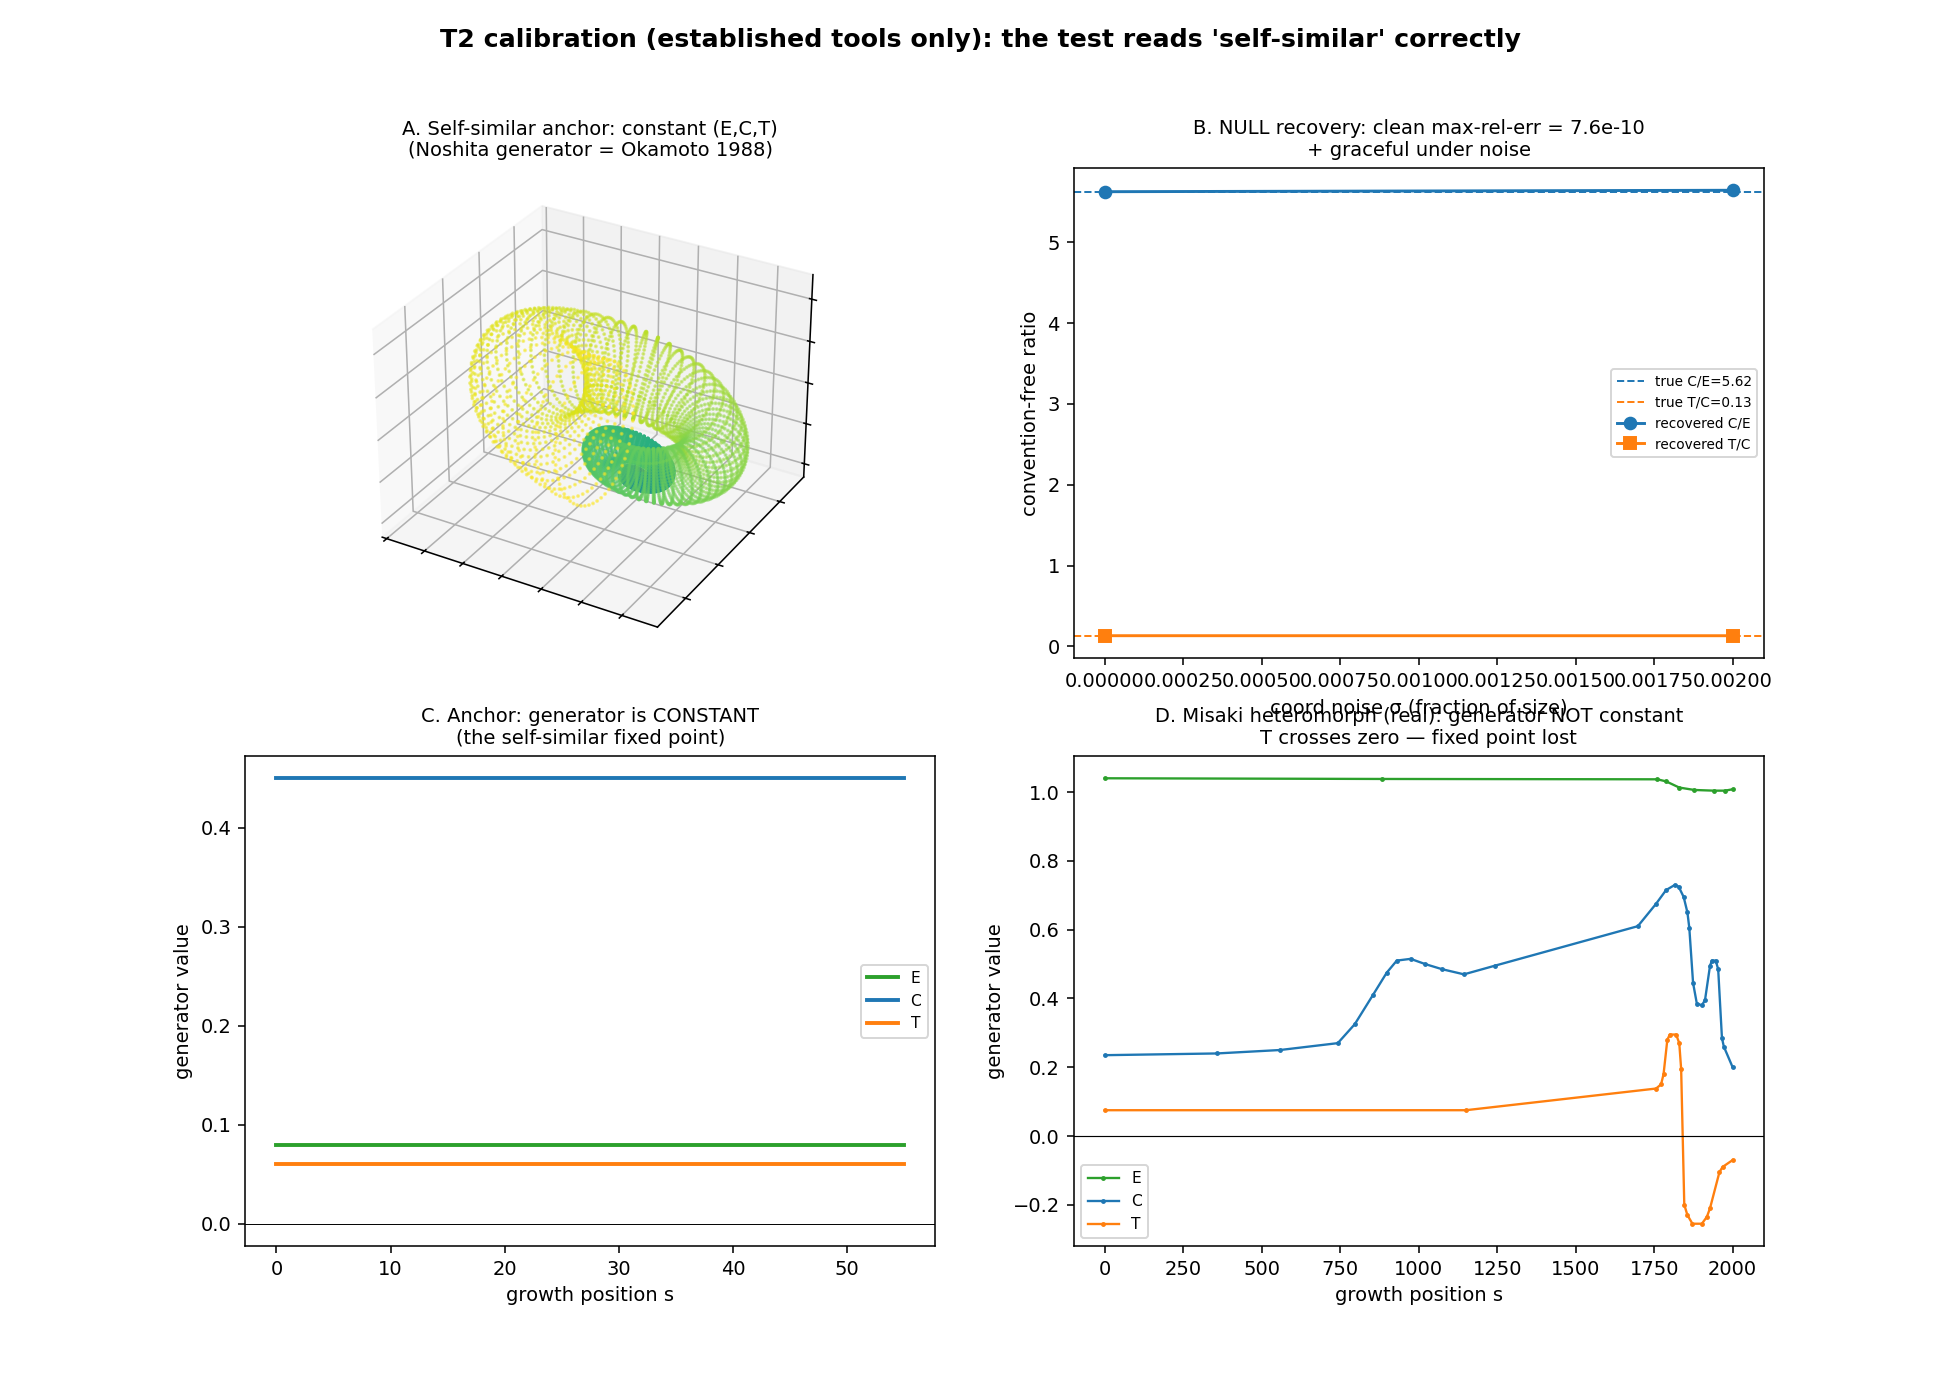

Reproduce this figure in Python.
"""
T2 calibration / null test — using only established tools.

Goal: before any real shell, prove the test "is the growing-tube generator (E,C,T)
constant along growth?" reads SELF-SIMILAR correctly.

Tools (all imported, none bespoke):
  - generator + E-fit: Noshita's `growing_tube_model_estimation` package (Okamoto 1988 model)
  - C,T fitter: Noshita's `parameter_estimation.ipynb` (lifted verbatim, credited below)
  - heteromorph reference: Misaki, Okamoto & Maeda 2023 Data_2 (real E/C/T(s), CC0)

The synthetic SELF-SIMILAR shell = constant (E,C,T) fed to Noshita's generator.
The NULL = run the estimator back on it and recover the constants.
"""
import sys, numpy as np
from pathlib import Path
from scipy.optimize import curve_fit
from scipy.spatial.transform import Rotation as Rot
import matplotlib
matplotlib.use("Agg")
import matplotlib.pyplot as plt

PKG = r"H:\character-framework\data\shell\noshita_growing_tube\growing_tube_model_estimation-main"
sys.path.insert(0, PKG)
from growing_tube_model_estimation.growing_tube._growing_tube_model import growing_tube_model
from growing_tube_model_estimation.growing_tube._growting_tube_estimation import estimate_gt_e_and_r0

OUT = Path(r"H:\character-framework\experiments")
MISAKI = Path(r"H:\character-framework\data\shell\doi_10_5061_dryad_q573n5tnz__v20230815"
              r"\Data_2_Parameter_values_of_the_growing_tube_model_for_each_morphotype.csv")

# ---- Noshita's centerline generator + C,T estimator (verbatim from his notebook) ----
def gt_generating_spiral(s, e, c, t, r0=1, p0=np.zeros(3), R0=np.identity(3)):
    E_g, C_g, T_g = e, c, t
    D = np.sqrt(C_g**2 + T_g**2)
    ED3E2pD2 = E_g * D**3 * (E_g**2 + D**2)
    expEs, sinDs, cosDs = np.exp(E_g*s), np.sin(D*s), np.cos(D*s)
    P = (r0*D*(((D**2)*(T_g**2)+(E_g**2)*(T_g**2)+C_g**2*E_g**2*cosDs+E_g*D*(C_g**2)*sinDs)*expEs
               - D**2*(E_g**2+T_g**2))/ED3E2pD2)
    Q = (r0*C_g*D*E_g*(-expEs*(C_g**2+T_g**2)*cosDs+D*(D+expEs*E_g*sinDs))/ED3E2pD2)
    R = (r0*C_g*T_g*D*(((E_g**2)+(D**2)-(E_g**2)*cosDs-E_g*D*sinDs)*expEs - D**2)/ED3E2pD2)
    return p0 + np.transpose(np.dot(R0, np.array([P, Q, R])))

def estimate_gt_c_and_t(arclength_parameters, coords, e, r0, initial_c=0, initial_t=0, bounds=(-np.inf, np.inf)):
    s = np.log(1+(e*arclength_parameters)/r0)/e
    def wrap(s, c, t, p0x, p0y, p0z, R0x, R0y, R0z):
        p0 = np.array([p0x, p0y, p0z]); R0 = Rot.from_rotvec([R0x, R0y, R0z]).as_matrix()
        return gt_generating_spiral(s, e, c, t, r0=r0, p0=p0, R0=R0).reshape(-1)
    p_opt, _ = curve_fit(wrap, s, coords.reshape(-1),
                         p0=[initial_c, initial_t, 0, 0, 0, 0, 0, 0], bounds=bounds)
    c, t = p_opt[0], p_opt[1]
    return c, t

# ---------------------------------------------------------------- true params
E0, C0, T0, r0 = 0.08, 0.45, 0.06, 1.0
S = 55.0
print(f"TRUE   E={E0}  C={C0}  T={T0}  r0={r0}   (ratios C/E={C0/E0:.3f} T/C={T0/C0:.3f})")

s = np.linspace(1e-6, S, 600)
coords = gt_generating_spiral(s, E0, C0, T0, r0)              # centerline (N,3)
thick  = r0*np.exp(E0*s)                                      # tube radius law

# (1) NULL, clean, model-consistent arclength -> recovery should be ~exact
arc_model = r0*(np.exp(E0*s)-1)/E0
e_hat, r0_hat = estimate_gt_e_and_r0(arc_model, thick)
c_hat, t_hat = estimate_gt_c_and_t(arc_model, coords, e_hat, r0_hat, initial_c=0.4, initial_t=0.05)
print("\nNULL (clean, model arclength):")
print(f"  E {E0} -> {e_hat:.6g}   C {C0} -> {c_hat:.6g}   T {T0} -> {t_hat:.6g}")
relerr = max(abs(e_hat-E0)/E0, abs(c_hat-C0)/C0, abs(t_hat-T0)/T0)
print(f"  max rel err = {relerr:.2e}   -> {'PASS' if relerr<0.01 else 'FAIL'}")

# (2) realistic arclength = cumulative euclidean distance (what you'd measure)
seg = np.linalg.norm(np.diff(coords, axis=0), axis=1)
arc_euclid = np.concatenate([[0], np.cumsum(seg)])
e_h2, r0_h2 = estimate_gt_e_and_r0(arc_euclid, thick)
c_h2, t_h2 = estimate_gt_c_and_t(arc_euclid, coords, e_h2, r0_h2, initial_c=0.4, initial_t=0.05)
k = e_h2/E0
print("\nREALISTIC (euclidean arclength): absolute (E,C,T) shift by a common scale k,")
print("  but the convention-free RATIOS (the constancy test) are preserved:")
print(f"  C/E true {C0/E0:.4f} -> {c_h2/e_h2:.4f}   T/C true {T0/C0:.4f} -> {t_h2/c_h2:.4f}   (k={k:.3f})")

# (3) noise robustness: noise on coords, track convention-free ratios
rng = np.random.default_rng(0)
scale = np.median(np.linalg.norm(coords, axis=1))
sigmas = np.array([0, 0.002, 0.005, 0.01, 0.02, 0.05])
ce, tc = [], []
for sig in sigmas:
    cc = coords + rng.normal(0, sig*scale, coords.shape)
    seg = np.linalg.norm(np.diff(cc, axis=0), axis=1); arc = np.concatenate([[0], np.cumsum(seg)])
    try:
        eh, rh = estimate_gt_e_and_r0(arc, thick)
        ch, th = estimate_gt_c_and_t(arc, cc, eh, rh, initial_c=0.4, initial_t=0.05)
        ce.append(ch/eh); tc.append(th/ch)
    except Exception:
        ce.append(np.nan); tc.append(np.nan)
print("\nNOISE sweep (ratios should stay near true under modest noise):")
for sg, a, b in zip(sigmas, ce, tc):
    print(f"  sigma={sg:5.3f}  C/E={a:.3f}  T/C={b:.3f}")

# ---------------------------------------------------------------- Misaki heteromorph (real)
def parse_misaki(path, morph="I"):
    import csv
    rows = list(csv.reader(open(path, encoding="utf-8")))
    hdr = rows[0]
    cs = hdr.index(f"Morphotype {morph} (values of s)")
    cv = hdr.index(f"Morphotype {morph} (values of E, C, T)")
    out = {"E": [[], []], "C": [[], []], "T": [[], []]}; cur = None
    for r in rows[1:]:
        if len(r) <= cv: continue
        a, b = r[cs].strip(), r[cv].strip()
        if b in ("E", "C", "T"): cur = b; continue
        if cur is None or a == "" or a.lower().startswith("upper") or a.lower().startswith("growth"): continue
        try: out[cur][0].append(float(a)); out[cur][1].append(float(b))
        except ValueError: pass
    return out

mis = parse_misaki(MISAKI, "I")
print("\nMISAKI morphotype I (real heteromorph):")
for k_ in "ECT":
    v = np.array(mis[k_][1]);  print(f"  {k_}: n={len(v)} range [{v.min():.3f}, {v.max():.3f}]"
          + ("  <-- CROSSES ZERO (sign flip)" if v.min() < 0 < v.max() else ""))

# ---------------------------------------------------------------- figure
fig = plt.figure(figsize=(14, 10)); fig.suptitle(
    "T2 calibration (established tools only): the test reads 'self-similar' correctly",
    fontsize=13, fontweight="bold")

# A: the self-similar anchor shell (surface)
ax = fig.add_subplot(2, 2, 1, projection="3d")
sv = np.linspace(1e-6, S, 220); pv = np.linspace(0, 2*np.pi, 60)
SS, PP = np.meshgrid(sv, pv)
U = growing_tube_model(SS.ravel(), PP.ravel(), E0, C0, T0, r0=r0).T   # (N,3)
ax.scatter(U[:, 0], U[:, 1], U[:, 2], c=np.tile(sv, len(pv)), cmap="viridis", s=1, alpha=0.5)
ax.set_title("A. Self-similar anchor: constant (E,C,T)\n(Noshita generator = Okamoto 1988)", fontsize=10)
ax.set_xticklabels([]); ax.set_yticklabels([]); ax.set_zticklabels([])

# B: null recovery + noise robustness
ax = fig.add_subplot(2, 2, 2)
ax.axhline(C0/E0, color="tab:blue", ls="--", lw=1, label=f"true C/E={C0/E0:.2f}")
ax.axhline(T0/C0, color="tab:orange", ls="--", lw=1, label=f"true T/C={T0/C0:.2f}")
ax.plot(sigmas, ce, "o-", color="tab:blue", label="recovered C/E")
ax.plot(sigmas, tc, "s-", color="tab:orange", label="recovered T/C")
ax.set_xlabel("coord noise σ (fraction of size)"); ax.set_ylabel("convention-free ratio")
ax.set_title(f"B. NULL recovery: clean max-rel-err = {relerr:.1e}\n+ graceful under noise", fontsize=10)
ax.legend(fontsize=7)

# C: anchor generator is flat (constant) along growth
ax = fig.add_subplot(2, 2, 3)
for val, lab, col in [(E0, "E", "tab:green"), (C0, "C", "tab:blue"), (T0, "T", "tab:orange")]:
    ax.plot([0, S], [val, val], color=col, lw=2, label=lab)
ax.axhline(0, color="k", lw=0.5)
ax.set_xlabel("growth position s"); ax.set_ylabel("generator value")
ax.set_title("C. Anchor: generator is CONSTANT\n(the self-similar fixed point)", fontsize=10)
ax.legend(fontsize=8)

# D: Misaki real heteromorph generator varies, T flips sign
ax = fig.add_subplot(2, 2, 4)
for k_, col in [("E", "tab:green"), ("C", "tab:blue"), ("T", "tab:orange")]:
    ax.plot(mis[k_][0], mis[k_][1], ".-", color=col, lw=1.2, ms=3, label=k_)
ax.axhline(0, color="k", lw=0.6)
ax.set_xlabel("growth position s"); ax.set_ylabel("generator value")
ax.set_title("D. Misaki heteromorph (real): generator NOT constant\nT crosses zero — fixed point lost", fontsize=10)
ax.legend(fontsize=8)

fig.tight_layout(rect=[0, 0, 1, 0.96])
png = OUT / "shell_t2_anchor.png"
fig.savefig(png, dpi=140)
print(f"\nsaved {png}")
